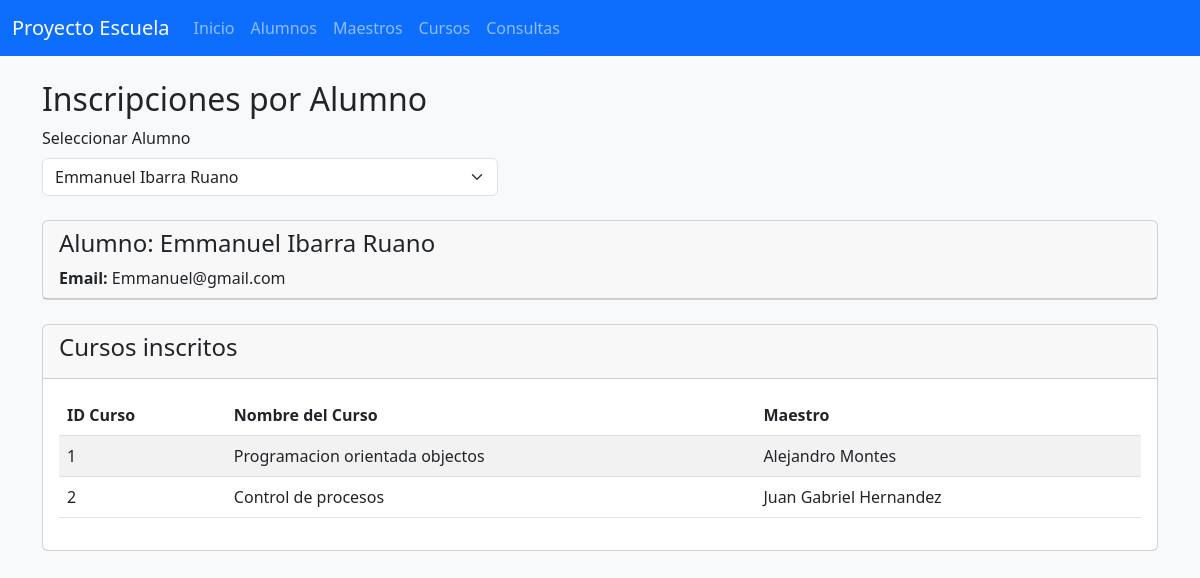
The app's page /consultas/inscripciones-por-alumno?alumno_id=1 with its own data.
### models.py (models this page shows, shortened)
class Alumnos(db.Model):
    __tablename__ = 'alumnos'
    id = db.Column(db.Integer, primary_key=True)
    nombre = db.Column(db.String(250), nullable=False)
    apaterno = db.Column(db.String(50), nullable=False)
    amaterno = db.Column(db.String(150), nullable=False)
    edad = db.Column(db.Integer, nullable=False)
    email = db.Column(db.String(50), nullable=False)
    created_date = db.Column(db.DateTime, default=datetime.datetime.now)
    inscripciones = db.relationship('Inscripcion', back_populates='alumno', cascade='all, delete-orphan')
    @property
    def cursos(self):
        return [i.curso for i in self.inscripciones]

class Curso(db.Model):
    __tablename__ = 'cursos'
    id = db.Column(db.Integer, primary_key=True)
    nombre = db.Column(db.String(150), nullable=False)
    descripcion = db.Column(db.Text)
    maestro_id = db.Column(
        db.Integer,
        db.ForeignKey('maestros.matricula'),
        nullable=False
    )
    maestro = db.relationship('Maestros', back_populates='cursos')
    inscripciones = db.relationship('Inscripcion', back_populates='curso', cascade='all, delete-orphan')

class Maestros(db.Model):
    __tablename__ = 'maestros'
    matricula = db.Column(db.Integer, primary_key=True)
    nombre = db.Column(db.String(50), nullable=False)
    apellidos = db.Column(db.String(50), nullable=False)
    especialidad = db.Column(db.String(50), nullable=False)
    email = db.Column(db.String(50), nullable=False)
    cursos = db.relationship('Curso', back_populates='maestro', cascade='all, delete-orphan')

### consultas/routes.py (the view)
@consultas_bp.route("/consultas/inscripciones-por-alumno", methods=["GET"])
def inscripciones_por_alumno():
    alumnos = Alumnos.query.all()
    selected_alumno_id = request.args.get('alumno_id')
    alumno_seleccionado = None
    cursos = []
    if selected_alumno_id:
        try:
            alumno_id = int(selected_alumno_id)
            alumno_seleccionado = db.session.get(Alumnos, alumno_id)
            if alumno_seleccionado:
                cursos = alumno_seleccionado.cursos
        except ValueError:
            alumno_seleccionado = None
    return render_template(
        "consultas/inscripciones_por_alumno.html",
        alumnos=alumnos,
        cursos=cursos,
        alumno_seleccionado=alumno_seleccionado
    )

### templates/consultas/inscripciones_por_alumno.html (shortened to what this page needs)
{% extends "layout.html" %}
{% block container %}
<div class="row">
    <div class="col-12">
        <h2>Inscripciones por Alumno</h2>
        <form method="GET" class="mb-4">
            <div class="row g-3 align-items-end">
                <div class="col-md-5">
                    <label for="alumno_id" class="form-label">Seleccionar Alumno</label>
                    <select id="alumno_id" name="alumno_id" class="form-select" onchange="this.form.submit()">
                        {% for alumno in alumnos %}
                        <option value="{{ alumno.id }}" {% if alumno_seleccionado and alumno_seleccionado.id == alumno.id %}selected{% endif %}>
                            {{ alumno.nombre }} {{ alumno.apaterno }} {{ alumno.amaterno }}
                        </option>
                        {% endfor %}
                    </select>
                </div>
            </div>
        </form>
        {% if alumno_seleccionado %}
        <div class="card mb-4">
            <div class="card-header">
                <h4>Alumno: {{ alumno_seleccionado.nombre }} {{ alumno_seleccionado.apaterno }} {{ alumno_seleccionado.amaterno }}</h4>
                <p class="mb-0"><strong>Email:</strong> {{ alumno_seleccionado.email }}</p>
            </div>
        </div>
        {% endif %}
        <div class="card">
            <div class="card-header">
                <h4>Cursos inscritos</h4>
            </div>
            <div class="card-body">
                <table class="table table-striped">
                    <thead>
                        <tr>
                            <th>ID Curso</th>
                            <th>Nombre del Curso</th>
                            <th>Maestro</th>
                        </tr>
                    </thead>
                    <tbody>
                        {% for curso in cursos %}
                        <tr>
                            <td>{{ curso.id }}</td>
                            <td>{{ curso.nombre }}</td>
                            <td>{{ curso.maestro.nombre }} {{ curso.maestro.apellidos }}</td>
                        </tr>
                        {% endfor %}
                    </tbody>
                </table>
            </div>
        </div>
    </div>
</div>
{% endblock %}

### records on screen
Alumnos: nombre "Emmanuel", apaterno "Ibarra", amaterno "Ruano", email "Emmanuel@gmail.com"
Curso: id "1", nombre "Programacion orientada objectos", maestro.nombre "Alejandro", maestro.apellidos "Montes"
Curso: id "2", nombre "Control de procesos", maestro.nombre "Juan Gabriel", maestro.apellidos "Hernandez"

### other values on screen
form field alumno_id "Emmanuel Ibarra Ruano"
